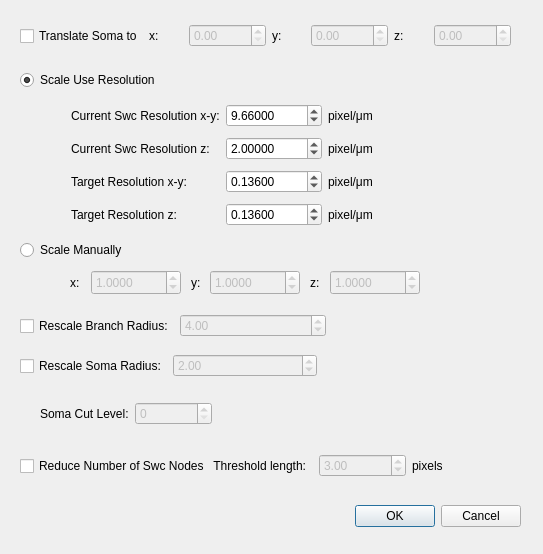
<?xml version="1.0" encoding="UTF-8"?>
<ui version="4.0">
 <class>ZRescaleSwcDialog</class>
 <widget class="QDialog" name="ZRescaleSwcDialog">
  <property name="geometry">
   <rect>
    <x>0</x>
    <y>0</y>
    <width>543</width>
    <height>554</height>
   </rect>
  </property>
  <property name="windowTitle">
   <string>Rescale SWC</string>
  </property>
  <widget class="QDialogButtonBox" name="buttonBox">
   <property name="geometry">
    <rect>
     <x>180</x>
     <y>500</y>
     <width>341</width>
     <height>32</height>
    </rect>
   </property>
   <property name="orientation">
    <enum>Qt::Horizontal</enum>
   </property>
   <property name="standardButtons">
    <set>QDialogButtonBox::Cancel|QDialogButtonBox::Ok</set>
   </property>
  </widget>
  <widget class="QRadioButton" name="ScaleUseResolutionRadioButton">
   <property name="geometry">
    <rect>
     <x>20</x>
     <y>70</y>
     <width>161</width>
     <height>20</height>
    </rect>
   </property>
   <property name="text">
    <string>Scale Use Resolution</string>
   </property>
   <property name="checked">
    <bool>true</bool>
   </property>
  </widget>
  <widget class="QRadioButton" name="ScaleManuallyRadioButton">
   <property name="geometry">
    <rect>
     <x>20</x>
     <y>240</y>
     <width>121</width>
     <height>20</height>
    </rect>
   </property>
   <property name="text">
    <string>Scale Manually</string>
   </property>
  </widget>
  <widget class="QDoubleSpinBox" name="ScaleXDoubleSpinBox">
   <property name="enabled">
    <bool>false</bool>
   </property>
   <property name="geometry">
    <rect>
     <x>91</x>
     <y>270</y>
     <width>90</width>
     <height>25</height>
    </rect>
   </property>
   <property name="decimals">
    <number>4</number>
   </property>
   <property name="minimum">
    <double>0.000100000000000</double>
   </property>
   <property name="maximum">
    <double>999.990000000000009</double>
   </property>
   <property name="value">
    <double>1.000000000000000</double>
   </property>
  </widget>
  <widget class="QDoubleSpinBox" name="ScaleYDoubleSpinBox">
   <property name="enabled">
    <bool>false</bool>
   </property>
   <property name="geometry">
    <rect>
     <x>210</x>
     <y>270</y>
     <width>90</width>
     <height>25</height>
    </rect>
   </property>
   <property name="decimals">
    <number>4</number>
   </property>
   <property name="minimum">
    <double>0.000100000000000</double>
   </property>
   <property name="maximum">
    <double>999.990000000000009</double>
   </property>
   <property name="value">
    <double>1.000000000000000</double>
   </property>
  </widget>
  <widget class="QLabel" name="label_9">
   <property name="geometry">
    <rect>
     <x>191</x>
     <y>270</y>
     <width>11</width>
     <height>25</height>
    </rect>
   </property>
   <property name="text">
    <string>y:</string>
   </property>
  </widget>
  <widget class="QLabel" name="label_10">
   <property name="geometry">
    <rect>
     <x>70</x>
     <y>270</y>
     <width>13</width>
     <height>25</height>
    </rect>
   </property>
   <property name="text">
    <string>x:</string>
   </property>
  </widget>
  <widget class="QLabel" name="label_11">
   <property name="geometry">
    <rect>
     <x>310</x>
     <y>270</y>
     <width>12</width>
     <height>25</height>
    </rect>
   </property>
   <property name="text">
    <string>z:</string>
   </property>
  </widget>
  <widget class="QDoubleSpinBox" name="SacleZDoubleSpinBox">
   <property name="enabled">
    <bool>false</bool>
   </property>
   <property name="geometry">
    <rect>
     <x>330</x>
     <y>270</y>
     <width>90</width>
     <height>25</height>
    </rect>
   </property>
   <property name="decimals">
    <number>4</number>
   </property>
   <property name="minimum">
    <double>0.000100000000000</double>
   </property>
   <property name="maximum">
    <double>999.990000000000009</double>
   </property>
   <property name="value">
    <double>1.000000000000000</double>
   </property>
  </widget>
  <widget class="QWidget" name="layoutWidget">
   <property name="geometry">
    <rect>
     <x>71</x>
     <y>100</y>
     <width>353</width>
     <height>132</height>
    </rect>
   </property>
   <layout class="QGridLayout" name="gridLayout">
    <item row="0" column="0">
     <widget class="QLabel" name="label_5">
      <property name="text">
       <string>Current Swc Resolution x-y:</string>
      </property>
     </widget>
    </item>
    <item row="0" column="1">
     <widget class="QDoubleSpinBox" name="CurrentSwcResolutionXYDoubleSpinBox">
      <property name="decimals">
       <number>5</number>
      </property>
      <property name="minimum">
       <double>0.000010000000000</double>
      </property>
      <property name="maximum">
       <double>999.990000000000009</double>
      </property>
      <property name="value">
       <double>9.660000000000000</double>
      </property>
     </widget>
    </item>
    <item row="0" column="2">
     <widget class="QLabel" name="label_16">
      <property name="text">
       <string>pixel/μm</string>
      </property>
     </widget>
    </item>
    <item row="1" column="0">
     <widget class="QLabel" name="label_7">
      <property name="text">
       <string>Current Swc Resolution z:</string>
      </property>
     </widget>
    </item>
    <item row="1" column="1">
     <widget class="QDoubleSpinBox" name="CurrentSwcResolutionZDoubleSpinBox">
      <property name="decimals">
       <number>5</number>
      </property>
      <property name="minimum">
       <double>0.000010000000000</double>
      </property>
      <property name="maximum">
       <double>999.990000000000009</double>
      </property>
      <property name="value">
       <double>2.000000000000000</double>
      </property>
     </widget>
    </item>
    <item row="1" column="2">
     <widget class="QLabel" name="label_17">
      <property name="text">
       <string>pixel/μm</string>
      </property>
     </widget>
    </item>
    <item row="2" column="0">
     <widget class="QLabel" name="label_6">
      <property name="text">
       <string>Target Resolution x-y:</string>
      </property>
     </widget>
    </item>
    <item row="2" column="1">
     <widget class="QDoubleSpinBox" name="TargetResolutionXYDoubleSpinBox">
      <property name="decimals">
       <number>5</number>
      </property>
      <property name="minimum">
       <double>0.000010000000000</double>
      </property>
      <property name="maximum">
       <double>999.990000000000009</double>
      </property>
      <property name="value">
       <double>0.136000000000000</double>
      </property>
     </widget>
    </item>
    <item row="2" column="2">
     <widget class="QLabel" name="label_18">
      <property name="text">
       <string>pixel/μm</string>
      </property>
     </widget>
    </item>
    <item row="3" column="0">
     <widget class="QLabel" name="label_8">
      <property name="text">
       <string>Target Resolution z:</string>
      </property>
     </widget>
    </item>
    <item row="3" column="1">
     <widget class="QDoubleSpinBox" name="TargetResolutionZDoubleSpinBox">
      <property name="decimals">
       <number>5</number>
      </property>
      <property name="minimum">
       <double>0.000010000000000</double>
      </property>
      <property name="maximum">
       <double>999.990000000000009</double>
      </property>
      <property name="value">
       <double>0.136000000000000</double>
      </property>
     </widget>
    </item>
    <item row="3" column="2">
     <widget class="QLabel" name="label_19">
      <property name="text">
       <string>pixel/μm</string>
      </property>
     </widget>
    </item>
   </layout>
  </widget>
  <widget class="QWidget" name="layoutWidget1">
   <property name="geometry">
    <rect>
     <x>20</x>
     <y>450</y>
     <width>478</width>
     <height>32</height>
    </rect>
   </property>
   <layout class="QHBoxLayout" name="horizontalLayout_4">
    <item>
     <widget class="QCheckBox" name="ReduceNSwcNodesCheckBox">
      <property name="toolTip">
       <string>Delete Swc Nodes use length threshold</string>
      </property>
      <property name="text">
       <string>Reduce Number of Swc Nodes   Threshold length:</string>
      </property>
     </widget>
    </item>
    <item>
     <widget class="QDoubleSpinBox" name="ReduceSwcNodesDoubleSpinBox">
      <property name="enabled">
       <bool>false</bool>
      </property>
      <property name="decimals">
       <number>2</number>
      </property>
      <property name="minimum">
       <double>1.000000000000000</double>
      </property>
      <property name="value">
       <double>3.000000000000000</double>
      </property>
     </widget>
    </item>
    <item>
     <widget class="QLabel" name="label_20">
      <property name="text">
       <string>pixels</string>
      </property>
     </widget>
    </item>
   </layout>
  </widget>
  <widget class="QWidget" name="layoutWidget2">
   <property name="geometry">
    <rect>
     <x>20</x>
     <y>20</y>
     <width>491</width>
     <height>32</height>
    </rect>
   </property>
   <layout class="QHBoxLayout" name="horizontalLayout">
    <item>
     <widget class="QCheckBox" name="TranslateSomaCheckBox">
      <property name="text">
       <string>Translate Soma to</string>
      </property>
     </widget>
    </item>
    <item>
     <widget class="QLabel" name="label_2">
      <property name="text">
       <string>x:</string>
      </property>
     </widget>
    </item>
    <item>
     <widget class="QDoubleSpinBox" name="TranslateXDoubleSpinBox">
      <property name="enabled">
       <bool>false</bool>
      </property>
      <property name="maximum">
       <double>99999.990000000005239</double>
      </property>
     </widget>
    </item>
    <item>
     <widget class="QLabel" name="label_3">
      <property name="text">
       <string>y:</string>
      </property>
     </widget>
    </item>
    <item>
     <widget class="QDoubleSpinBox" name="TranslateYDoubleSpinBox">
      <property name="enabled">
       <bool>false</bool>
      </property>
      <property name="maximum">
       <double>99999.990000000005239</double>
      </property>
     </widget>
    </item>
    <item>
     <widget class="QLabel" name="label_4">
      <property name="text">
       <string>z:</string>
      </property>
     </widget>
    </item>
    <item>
     <widget class="QDoubleSpinBox" name="TranslateZDoubleSpinBox">
      <property name="enabled">
       <bool>false</bool>
      </property>
      <property name="maximum">
       <double>99999.990000000005239</double>
      </property>
     </widget>
    </item>
   </layout>
  </widget>
  <widget class="QWidget" name="layoutWidget3">
   <property name="geometry">
    <rect>
     <x>20</x>
     <y>310</y>
     <width>306</width>
     <height>32</height>
    </rect>
   </property>
   <layout class="QHBoxLayout" name="horizontalLayout_2">
    <item>
     <widget class="QCheckBox" name="RescaleBranchRadiusCheckBox">
      <property name="text">
       <string>Rescale Branch Radius:</string>
      </property>
     </widget>
    </item>
    <item>
     <widget class="QDoubleSpinBox" name="RescaleBranchRadiusDoubleSpinBox">
      <property name="enabled">
       <bool>false</bool>
      </property>
      <property name="minimum">
       <double>0.010000000000000</double>
      </property>
      <property name="value">
       <double>4.000000000000000</double>
      </property>
     </widget>
    </item>
   </layout>
  </widget>
  <widget class="QWidget" name="layoutWidget4">
   <property name="geometry">
    <rect>
     <x>20</x>
     <y>350</y>
     <width>297</width>
     <height>32</height>
    </rect>
   </property>
   <layout class="QHBoxLayout" name="horizontalLayout_3">
    <item>
     <widget class="QCheckBox" name="RescaleSomaRadiusCheckBox">
      <property name="text">
       <string>Rescale Soma Radius:</string>
      </property>
     </widget>
    </item>
    <item>
     <widget class="QDoubleSpinBox" name="RescaleSomaRadiusDoubleSpinBox">
      <property name="enabled">
       <bool>false</bool>
      </property>
      <property name="minimum">
       <double>0.010000000000000</double>
      </property>
      <property name="value">
       <double>2.000000000000000</double>
      </property>
     </widget>
    </item>
   </layout>
  </widget>
  <widget class="QWidget" name="layoutWidget">
   <property name="geometry">
    <rect>
     <x>40</x>
     <y>400</y>
     <width>172</width>
     <height>27</height>
    </rect>
   </property>
   <layout class="QHBoxLayout" name="horizontalLayout_5">
    <item>
     <widget class="QLabel" name="label">
      <property name="text">
       <string>Soma Cut Level:</string>
      </property>
     </widget>
    </item>
    <item>
     <widget class="QSpinBox" name="SomaCutLevelSpinBox">
      <property name="enabled">
       <bool>false</bool>
      </property>
      <property name="toolTip">
       <string>Define tree level range that represent soma. Root of tree is level 0.</string>
      </property>
      <property name="maximum">
       <number>9999</number>
      </property>
     </widget>
    </item>
   </layout>
  </widget>
 </widget>
 <resources/>
 <connections>
  <connection>
   <sender>buttonBox</sender>
   <signal>accepted()</signal>
   <receiver>ZRescaleSwcDialog</receiver>
   <slot>accept()</slot>
   <hints>
    <hint type="sourcelabel">
     <x>248</x>
     <y>254</y>
    </hint>
    <hint type="destinationlabel">
     <x>157</x>
     <y>274</y>
    </hint>
   </hints>
  </connection>
  <connection>
   <sender>buttonBox</sender>
   <signal>rejected()</signal>
   <receiver>ZRescaleSwcDialog</receiver>
   <slot>reject()</slot>
   <hints>
    <hint type="sourcelabel">
     <x>316</x>
     <y>260</y>
    </hint>
    <hint type="destinationlabel">
     <x>286</x>
     <y>274</y>
    </hint>
   </hints>
  </connection>
 </connections>
</ui>
